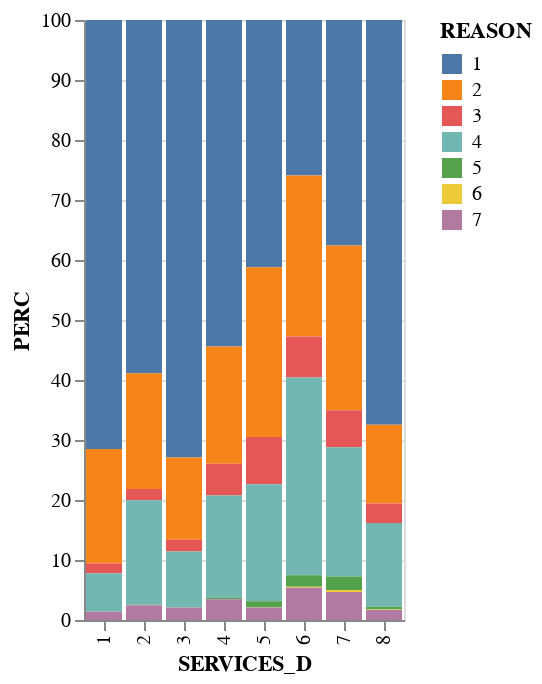

Notebook cell for this chart:
### Markdown cell above
### Treatment Type @ Discharge

### Code cell
df4 = df.copy()
completion_df = df4.groupby(['SERVICES_D','REASON']).size().reset_index()
completion_df = completion_df.rename(columns={0:'COUNT'})
completion_df['PERC'] = 100 * completion_df['COUNT'] / completion_df.groupby(['SERVICES_D'])['COUNT'].transform('sum')

bar = alt.Chart(completion_df).mark_bar().encode(
    x='SERVICES_D:N',
    y='PERC',
    color='REASON:N',
#    order=alt.Order('PERC', sort='ascending'
#                   )
)

bar

### Figure 1 — Vega-Lite specification as saved in the notebook (floating-point values rounded to 4 significant figures)
{"config": {"view": {"continuousWidth": 400, "continuousHeight": 300}}, "data": {"name": "data-07c8c9d5cb3571eae33649bfc3b087bf"}, "mark": "bar", "encoding": {"color": {"field": "REASON", "type": "nominal"}, "x": {"field": "SERVICES_D", "type": "nominal"}, "y": {"field": "PERC", "type": "quantitative"}}, "$schema": "https://vega.github.io/schema/vega-lite/v4.17.0.json", "datasets": {"data-07c8c9d5cb3571eae33649bfc3b087bf": [{"SERVICES_D": 1, "REASON": 1, "COUNT": 31060, "PERC": 71.49}, {"SERVICES_D": 1, "REASON": 2, "COUNT": 8287, "PERC": 19.07}, {"SERVICES_D": 1, "REASON": 3, "COUNT": 716, "PERC": 1.648}, {"SERVICES_D": 1, "REASON": 4, "COUNT": 2767, "PERC": 6.369}, {"SERVICES_D": 1, "REASON": 5, "COUNT": 14, "PERC": 0.03222}, {"SERVICES_D": 1, "REASON": 6, "COUNT": 1, "PERC": 0.002302}, {"SERVICES_D": 1, "REASON": 7, "COUNT": 601, "PERC": 1.383}, {"SERVICES_D": 2, "REASON": 1, "COUNT": 141478, "PERC": 58.87}, {"SERVICES_D": 2, "REASON": 2, "COUNT": 46343, "PERC": 19.29}, {"SERVICES_D": 2, "REASON": 3, "COUNT": 4552, "PERC": 1.894}, {"SERVICES_D": 2, "REASON": 4, "COUNT": 41773, "PERC": 17.38}, {"SERVICES_D": 2, "REASON": 5, "COUNT": 177, "PERC": 0.07366}, {"SERVICES_D": 2, "REASON": 6, "COUNT": 35, "PERC": 0.01456}, {"SERVICES_D": 2, "REASON": 7, "COUNT": 5945, "PERC": 2.474}, {"SERVICES_D": 3, "REASON": 1, "COUNT": 3093, "PERC": 72.9}, {"SERVICES_D": 3, "REASON": 2, "COUNT": 583, "PERC": 13.74}, {"SERVICES_D": 3, "REASON": 3, "COUNT": 83, "PERC": 1.956}, {"SERVICES_D": 3, "REASON": 4, "COUNT": 394, "PERC": 9.286}, {"SERVICES_D": 3, "REASON": 5, "COUNT": 1, "PERC": 0.02357}, {"SERVICES_D": 3, "REASON": 6, "COUNT": 1, "PERC": 0.02357}, {"SERVICES_D": 3, "REASON": 7, "COUNT": 88, "PERC": 2.074}, {"SERVICES_D": 4, "REASON": 1, "COUNT": 97796, "PERC": 54.41}, {"SERVICES_D": 4, "REASON": 2, "COUNT": 35158, "PERC": 19.56}, {"SERVICES_D": 4, "REASON": 3, "COUNT": 9493, "PERC": 5.282}, {"SERVICES_D": 4, "REASON": 4, "COUNT": 30651, "PERC": 17.05}, {"SERVICES_D": 4, "REASON": 5, "COUNT": 387, "PERC": 0.2153}, {"SERVICES_D": 4, "REASON": 6, "COUNT": 33, "PERC": 0.01836}, {"SERVICES_D": 4, "REASON": 7, "COUNT": 6219, "PERC": 3.46}, {"SERVICES_D": 5, "REASON": 1, "COUNT": 50073, "PERC": 41.22}, {"SERVICES_D": 5, "REASON": 2, "COUNT": 34354, "PERC": 28.28}, {"SERVICES_D": 5, "REASON": 3, "COUNT": 9557, "PERC": 7.868}, {"SERVICES_D": 5, "REASON": 4, "COUNT": 23712, "PERC": 19.52}, {"SERVICES_D": 5, "REASON": 5, "COUNT": 1175, "PERC": 0.9673}, {"SERVICES_D": 5, "REASON": 6, "COUNT": 61, "PERC": 0.05022}, {"SERVICES_D": 5, "REASON": 7, "COUNT": 2538, "PERC": 2.089}, {"SERVICES_D": 6, "REASON": 1, "COUNT": 61084, "PERC": 25.91}, {"SERVICES_D": 6, "REASON": 2, "COUNT": 63257, "PERC": 26.83}, {"SERVICES_D": 6, "REASON": 3, "COUNT": 16109, "PERC": 6.832}, {"SERVICES_D": 6, "REASON": 4, "COUNT": 77785, "PERC": 32.99}, {"SERVICES_D": 6, "REASON": 5, "COUNT": 4432, "PERC": 1.88}, {"SERVICES_D": 6, "REASON": 6, "COUNT": 461, "PERC": 0.1955}, {"SERVICES_D": 6, "REASON": 7, "COUNT": 12643, "PERC": 5.362}, {"SERVICES_D": 7, "REASON": 1, "COUNT": 332393, "PERC": 37.59}, {"SERVICES_D": 7, "REASON": 2, "COUNT": 242889, "PERC": 27.47}, {"SERVICES_D": 7, "REASON": 3, "COUNT": 54314, "PERC": 6.142}, {"SERVICES_D": 7, "REASON": 4, "COUNT": 190569, "PERC": 21.55}, {"SERVICES_D": 7, "REASON": 5, "COUNT": 19755, "PERC": 2.234}, {"SERVICES_D": 7, "REASON": 6, "COUNT": 2974, "PERC": 0.3363}, {"SERVICES_D": 7, "REASON": 7, "COUNT": 41372, "PERC": 4.679}, {"SERVICES_D": 8, "REASON": 1, "COUNT": 8952, "PERC": 67.48}, {"SERVICES_D": 8, "REASON": 2, "COUNT": 1739, "PERC": 13.11}, {"SERVICES_D": 8, "REASON": 3, "COUNT": 430, "PERC": 3.241}, {"SERVICES_D": 8, "REASON": 4, "COUNT": 1852, "PERC": 13.96}, {"SERVICES_D": 8, "REASON": 5, "COUNT": 64, "PERC": 0.4824}, {"SERVICES_D": 8, "REASON": 6, "COUNT": 10, "PERC": 0.07537}, {"SERVICES_D": 8, "REASON": 7, "COUNT": 220, "PERC": 1.658}]}}
